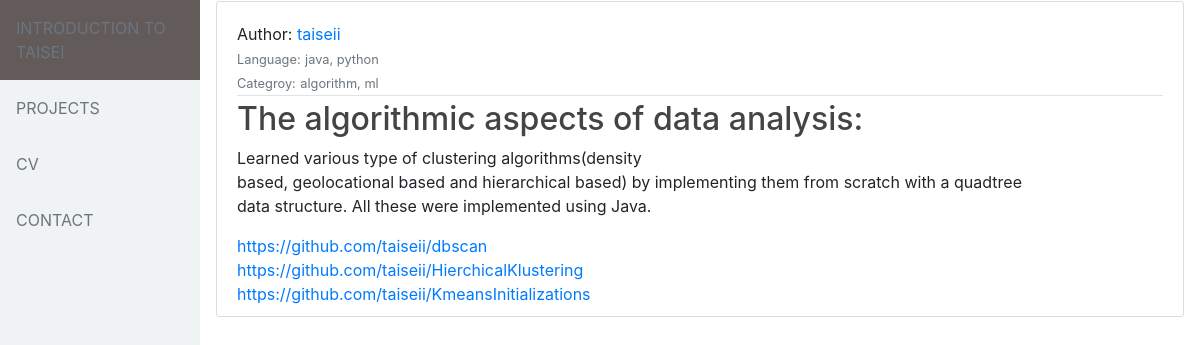
Page /projects3 on the committed database.
### flaskApp/models.py (models this page shows, shortened)
class User(db.Model, UserMixin):
    id = db.Column(db.Integer, primary_key=True)
    username = db.Column(db.String(20), unique=True, nullable = False)
    email = db.Column(db.String(120), unique=True, nullable = False)
    password = db.Column(db.String(60), nullable = False)
    posts = db.relationship('Post', backref='author', lazy=True)

class Post(db.Model):
    id = db.Column(db.Integer, primary_key=True)
    title = db.Column(db.String(100), nullable=False)
    description = db.Column(db.Text, nullable=False)
    language = db.Column(db.Text, nullable=False)
    category = db.Column(db.Text, nullable=False)
    link = db.Column(db.String, nullable=False)
    user_id = db.Column(db.Integer, db.ForeignKey('user.id'), nullable=False)

### flaskApp/routes.py (the view)
@app.route('/projects<int:project_id>')
def a_project(project_id):
    project = Post.query.get_or_404(project_id)
    return render_template('a_project.html', title=project.title, post=project)

### flaskApp/templates/a_project.html (shortened to what this page needs)
{% extends "layout.html" %}
{% block content %}
<article class="media content-section"style="padding-top:20px" >
    <div class="media-body">
        <div class="article-metadata">
            Author: <a class="mr-2" href="#">{{ post.author.username }}</a>
         <br><b> <small class="text-muted">Language:</small></b>  <small class="text-muted">{{ post.language }}</small><br>
         <b> <small class="text-muted">Categroy:</small></b>  <small class="text-muted">{{ post.category }}</small>
        </div>
        <h2 class="article-title">{{ post.title }}</h2>
        <p class="article-content">{{ post.description }}</p>
        {% set links = post.link.split(', ') %}
        {% for link in links %}
          <a class="mr-2" href="{{ link }}">{{ link }}</a><br>
        {% endfor %}
    </div>
</article>
{% endblock content %}

### flaskApp/static/main.css (style rules this page uses)
h1, h2, h3, h4, h5, h6 { color: #444444; }
.content-section { background: #ffffff; padding: 10px 20px; border: 1px solid #dddddd; border-radius: 3px; margin-bottom: 20px; }
.article-title { color: #444444; }
.article-content { white-space: pre-line; }
.article-metadata { padding-bottom: 1px; margin-bottom: 4px; border-bottom: 1px solid #e3e3e3 }

### rows in the picture
User: author.username "taiseii"
Post: language "java, python", category "algorithm, ml", title "The algorithmic aspects of data analysis:", description "Learned various type of clustering algorithms(density based, geolocational based and hierarchical based) by implementing them from scratch with a quadtree data structure. All these were implemented using Java."

### other values in the picture
{{ link }} "https://github.com/taiseii/dbscan" "https://github.com/taiseii/HierchicalKlustering" "https://github.com/taiseii/KmeansInitializations"
